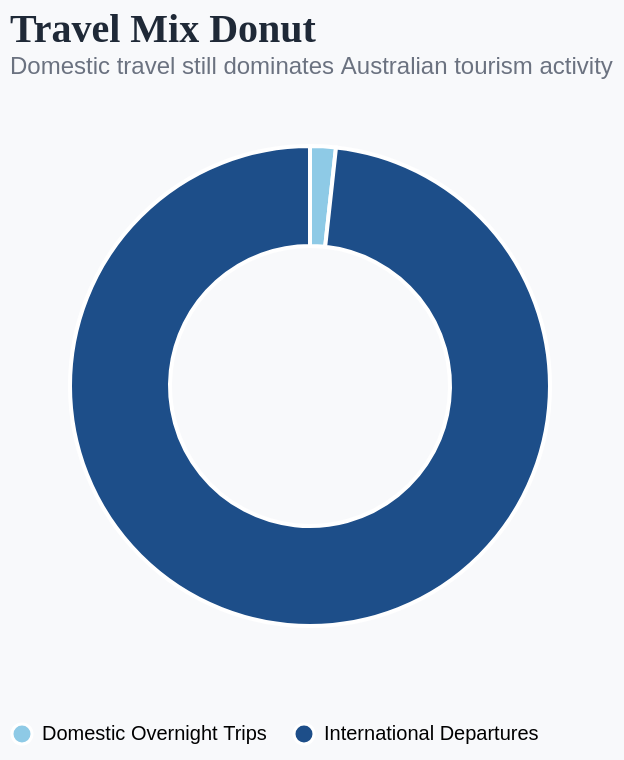

Vega-Lite specification stored for this chart:
### Vega-Lite specification from a JSON file in a GitHub repository (floating-point values rounded to 4 significant figures)
{"$schema": "https://vega.github.io/schema/vega-lite/v6.json", "background": "#f8f9fb", "title": {"text": "Travel Mix Donut", "subtitle": "Domestic travel still dominates Australian tourism activity", "anchor": "start", "font": "Georgia", "fontSize": 20, "subtitleFontSize": 12, "color": "#1f2937", "subtitleColor": "#6b7280"}, "width": "container", "height": 300, "data": {"values": [{"type": "Domestic Overnight Trips", "trips": 29538}, {"type": "International Departures", "trips": 1679600}]}, "mark": {"type": "arc", "innerRadius": 70, "outerRadius": 120, "stroke": "white", "strokeWidth": 2}, "encoding": {"theta": {"field": "trips", "type": "quantitative"}, "color": {"field": "type", "type": "nominal", "scale": {"range": ["#8ecae6", "#1d4e89"]}, "legend": {"title": null, "orient": "bottom"}}, "tooltip": [{"field": "type", "type": "nominal", "title": "Travel Type"}, {"field": "trips", "type": "quantitative", "title": "Trips", "format": ","}]}, "config": {"view": {"stroke": null}}}
